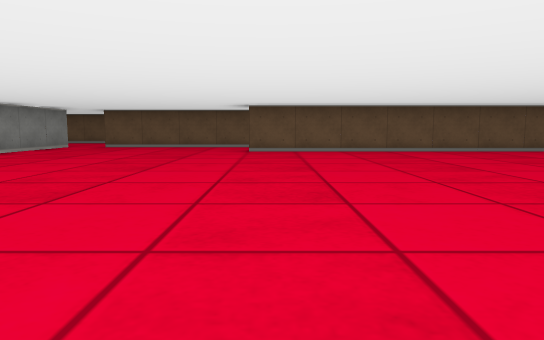
view 1 (above)

15 first-person views from a walk through a cub3D level. The camera is about half as high as the walls, tilts 6° down and sees 70° across. The floor is counted in squares. Each view is taken from the middle of a square. On the plan, view 1 faces up. The plan holds only what a view shows up to about 9 squares ahead; the rest is blank. The place goes on beyond the plan.

view 2
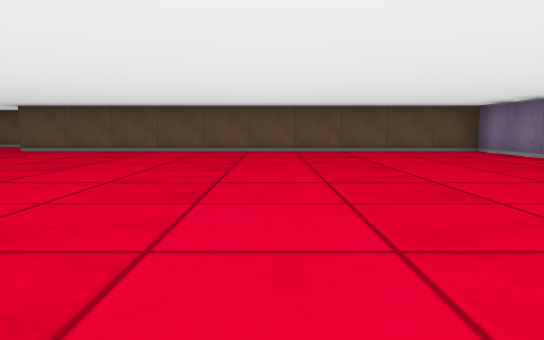

view 3
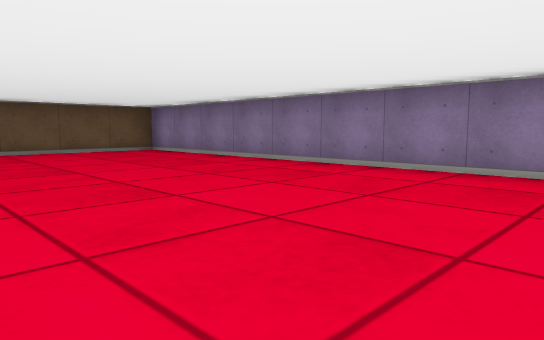

view 4
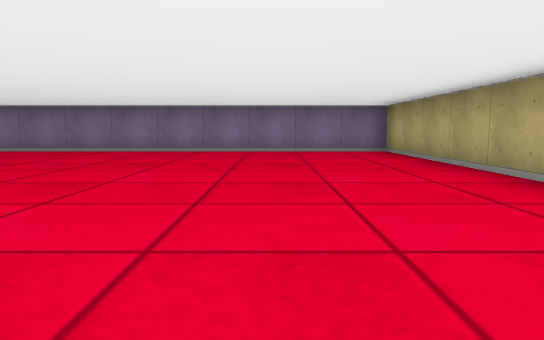

view 5
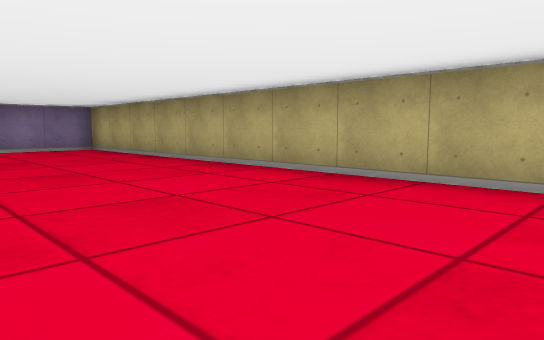

view 6
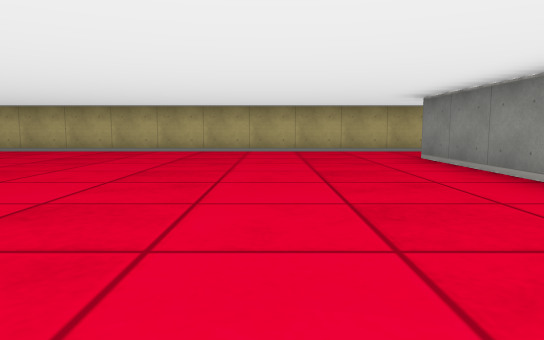

view 7
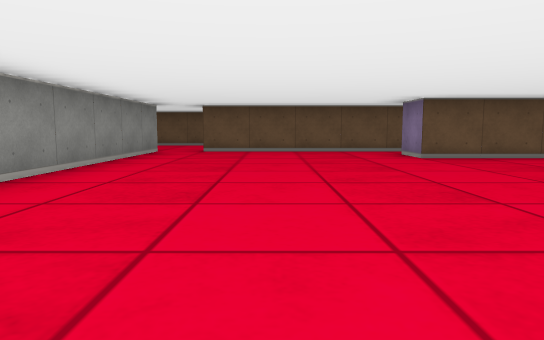

view 8
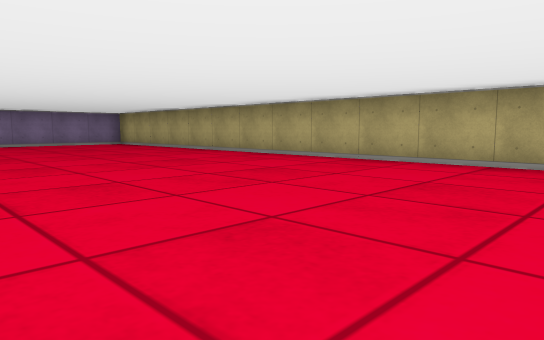

view 9
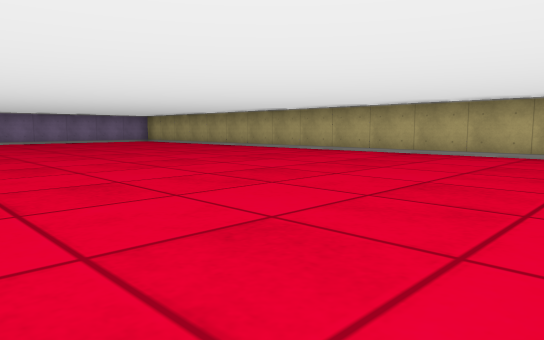

view 10
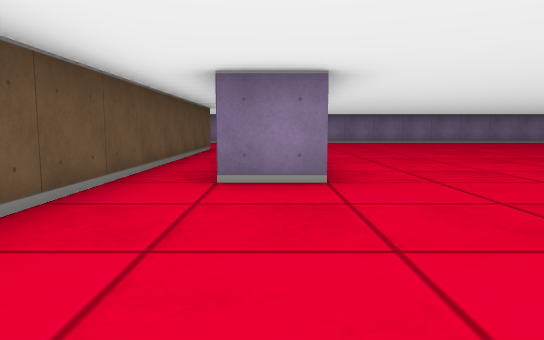

view 11
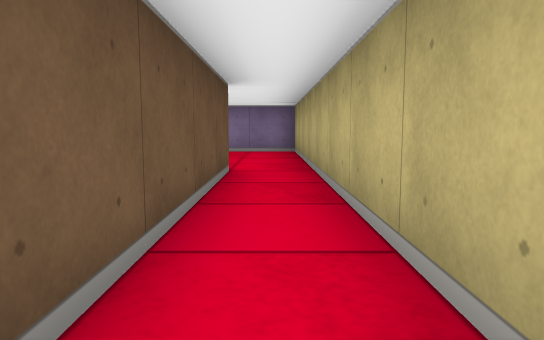

view 12
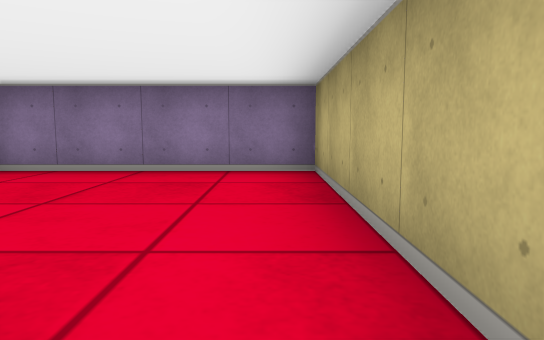

view 13
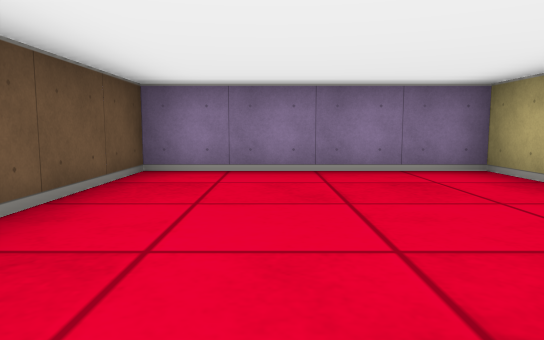

view 14
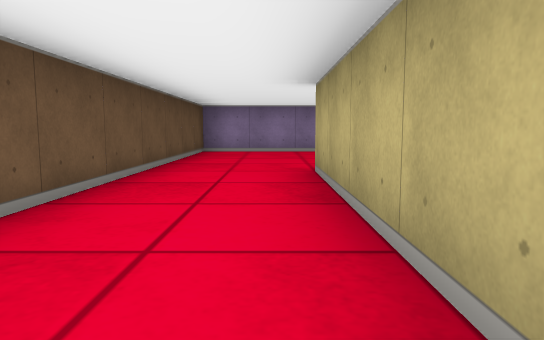

view 15
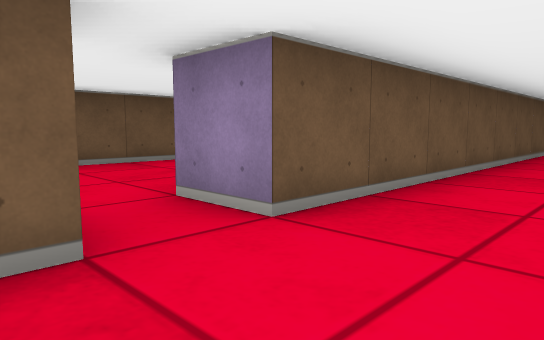

### Floor plan
Ten units are one square. View 1 is at (0, 0); x grows to the right and y downward. Boxes are objects, and circles mark ways between rooms. Rooms are numbered by the first view taken in them; rooms with no view inside come last. Other rooms are left out.
<svg viewBox="-105 -150 205 190">
<path fill="none" stroke="#000" d="M16 -95 56 -95M-55 -15 -55 15M55 -105 -45 -105M-54 35 95 35 95 -85 -5 -85 -5 -95M-55 -105 -55 -55M-14 -135 -19 -135M-64 35 -54 35M16 -115 55 -115M65 -135 -5 -135 -5 -145M56 -95 95 -95 95 -135 65 -135"/>
<circle cx="-50" cy="-110" r="3" fill="#2a7"/>
<circle cx="-60" cy="25" r="3" fill="#2a7"/>
<circle cx="50" cy="-100" r="3" fill="#2a7"/>
<circle cx="60" cy="-125" r="3" fill="#2a7"/>
<text x="20" y="-30">1</text>
<text x="-100" y="-70">2</text>
<text x="80" y="-110">3</text>
</svg>
Room 1 opens to room 2. Room 1 opens to room 3. Room 2 opens to room 3.

Where each view was taken, in squares from view 1:
view 1: 0 up, 0 right, facing up
view 2: 0 up, 5 right, facing up
view 3: 0 up, 5 right, facing up-right
view 4: 1 down, 1 right, facing right
view 5: 0 up, 0 right, facing down-right
view 6: 5 up, 3 left, facing down
view 7: 2 up, 3 left, facing up
view 8: 2 up, 3 left, facing down-right
view 9: 4 up, 5 left, facing down-right
view 10: 9 up, 4 left, facing right
view 11: 10 up, 1 right, facing right
view 12: 10 up, 5 right, facing right
view 13: 12 up, 5 right, facing right
view 14: 12 up, 1 right, facing right
view 15: 12 up, 2 left, facing up-right
